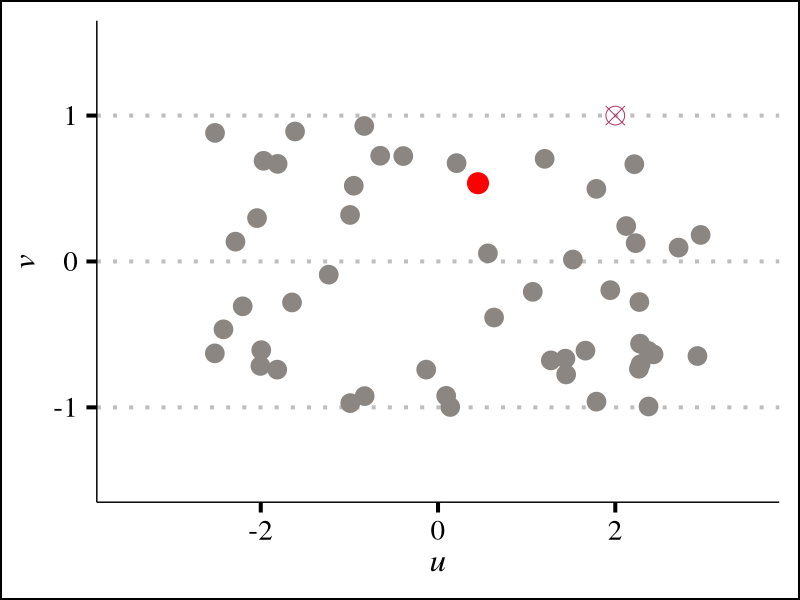
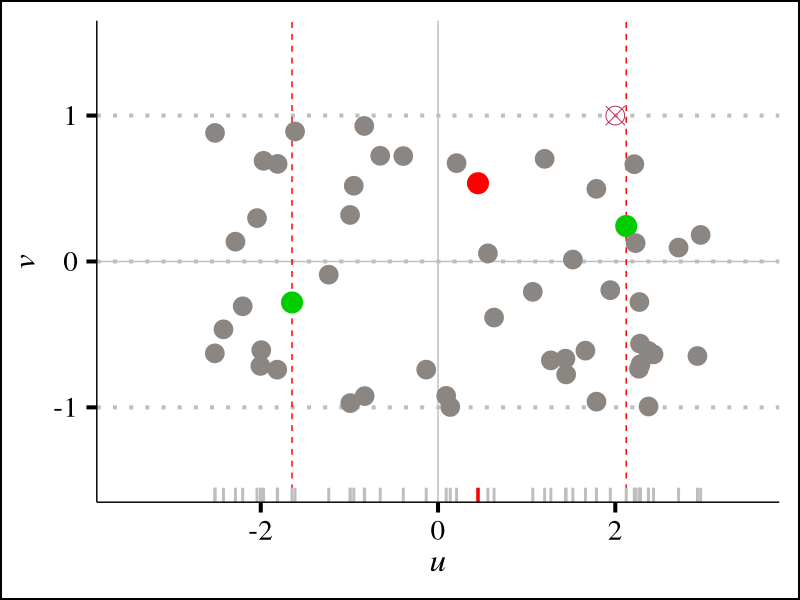
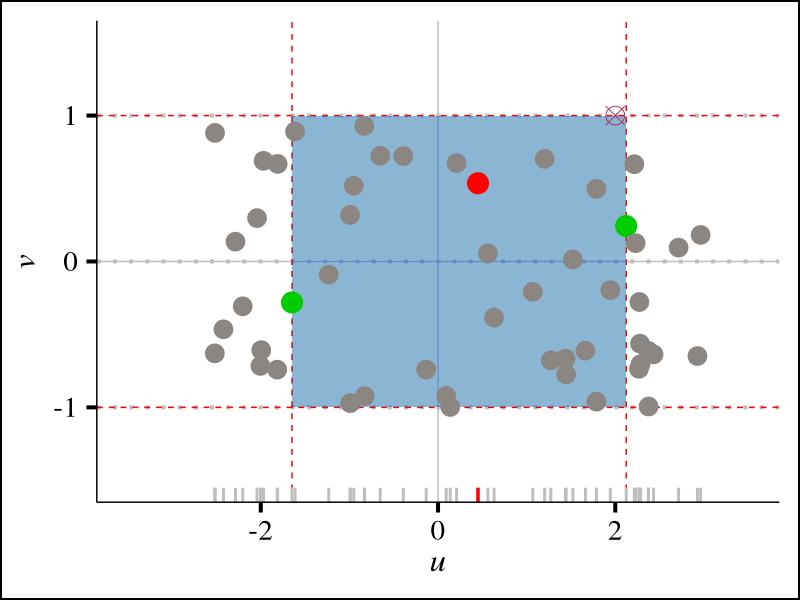

These figures' R source, in order:
require(ggplot2)
require(ggthemes)

# Illustration of the confidence region
set.seed(123456, kind="Mersenne-Twister")
N <- 51
a <- 0.47
  
u <- runif(N, min = -3, max = 3)
v <- runif(N, min=-1, max=1)
ru <- sort(u, index.return=TRUE)$ix
rv <- sort(v, index.return=TRUE)$ix

uv <- data.frame(u=u, v=v, ru=ru, rv=rv)


# p-value of point X
X <- data.frame(u=2, v=1)

step1 <- ggplot(data=uv, aes(x=u, y=v)) +
  geom_point(size=ifelse(u==median(u), 6.8, 6),
             col=ifelse(u==median(u), "red", "seashell4")) +
  geom_point(data=X, size=6, shape=13, col="maroon") +
  xlim(-3.5, 3.5) + ylim(-1.5, 1.5)  +
  xlab(expression(italic(u))) +
  ylab(expression(italic(v))) +
  theme_clean(base_size = 30, base_family = "serif")

# Confidence region at level a
step2 <- ggplot(data=uv, aes(x=u, y=v)) +
  geom_hline(yintercept = 0, col="gray") +
  geom_vline(xintercept = 0, col="gray") +
  geom_vline(xintercept = u[ru[round(N*a/2)]], linetype=2, col="red") +
  geom_vline(xintercept = u[ru[round(N*(1-a/2))]], linetype=2, col="red") +
  geom_point(size=ifelse(u==median(u), 6.8, 
                         ifelse(u==u[ru[round(N*a/2)]], 6.8, 
                                ifelse(u==u[ru[round(N*(1-a/2))]], 6.8, 6))),
             col=ifelse(u==median(u), "red", 
                        ifelse(u==u[ru[round(N*a/2)]], "green3", 
                               ifelse(u==u[ru[round(N*(1-a/2))]], "green3", "seashell4")))) + 
  geom_point(data=X, size=6, shape=13, col="maroon") +
  geom_rug(sides = "b", 
           col=ifelse(u==median(u), "red", "gray"),
           size=ifelse(u==median(u), 1.2, 1)) +
  xlim(-3.5, 3.5) + ylim(-1.5, 1.5)  +
  xlab(expression(italic(u))) +
  ylab(expression(italic(v))) +
  theme_clean(base_size = 30, base_family = "serif")

# Confidence region at level a
step3 <- ggplot(data=uv, aes(x=u, y=v)) +
  geom_hline(yintercept = 0, col="gray") +
  geom_hline(yintercept = 1, linetype=2, col="red") +
  geom_hline(yintercept = -1, linetype=2, col="red") +
  geom_vline(xintercept = 0, col="gray") +
  geom_vline(xintercept = u[ru[round(N*a/2)]], linetype=2, col="red") +
  geom_vline(xintercept = u[ru[round(N*(1-a/2))]], linetype=2, col="red") +
  geom_rect(aes(xmin =  u[ru[round(N*a/2)]], xmax = u[ru[round(N*(1-a/2))]], ymin = -1, ymax = 1), 
            fill = "#4ea8de", alpha = 0.01, inherit.aes = FALSE) + 
  geom_point(size=ifelse(u==median(u), 6.8, 
                         ifelse(u==u[ru[round(N*a/2)]], 6.8, 
                                ifelse(u==u[ru[round(N*(1-a/2))]], 6.8, 6))),
             col=ifelse(u==median(u), "red", 
                        ifelse(u==u[ru[round(N*a/2)]], "green3", 
                               ifelse(u==u[ru[round(N*(1-a/2))]], "green3", "seashell4")))) + 
  geom_point(data=X, size=6, shape=13, col="maroon") +
  geom_rug(sides = "b", 
           col=ifelse(u==median(u), "red", "gray"),
           size=ifelse(u==median(u), 1.2, 1)) +
  xlim(-3.5, 3.5) + ylim(-1.5, 1.5)  +
  xlab(expression(italic(u))) +
  ylab(expression(italic(v))) +
  theme_clean(base_size = 30, base_family = "serif")

ggsave(step1, filename = "../../Reports/JOURNAL - Confidence Regions/Figures/PvalueStep1.pdf", width = 8, height = 6)
ggsave(step2, filename = "../../Reports/JOURNAL - Confidence Regions/Figures/PvalueStep2.pdf", width = 8, height = 6)
ggsave(step3, filename = "../../Reports/JOURNAL - Confidence Regions/Figures/PvalueStep3.pdf", width = 8, height = 6)
  
